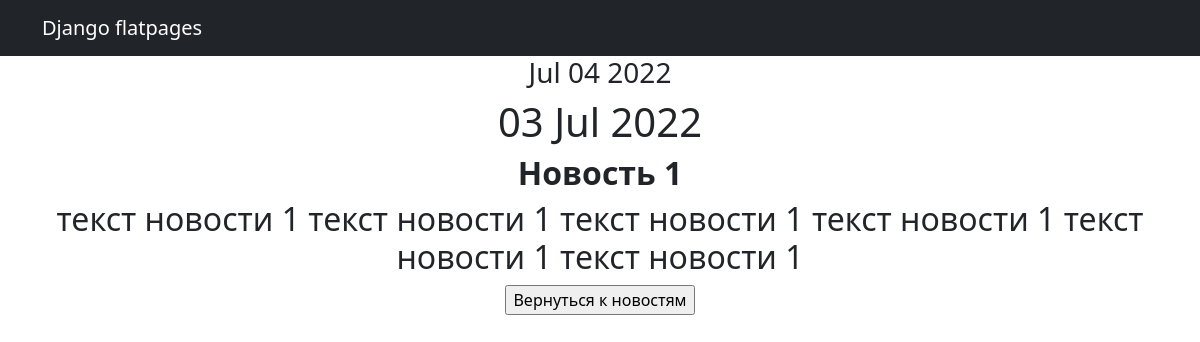
Screenshot of /news/1 with the database file from the repository.
### News/models.py (models this page shows, shortened)
class News(models.Model):
    dateCreation = models.DateTimeField(max_length=10, auto_now_add=True)
    Title = models.CharField(max_length=50, unique=True,)
    Text = models.TextField()
    postType = models.CharField(max_length=16, verbose_name="Тип", choices=[('news', "Новость"), ('article', "Статья")],
                                default='article')
    PostCategory = models.ManyToManyField(Category, through='PostCategory')

### News/views.py (the view)
# urls.py: path('<int:pk>', NewsDetail.as_view(), name='news_detail'),
class NewsDetail(DetailView):
    model = News
    template_name = 'news_item.html'
    context_object_name = 'news_item'

### News/templatetags/custom_tags.py (called while the page is built)
@register.simple_tag()
def current_time(format_string='%b %d %Y'):
    return datetime.utcnow().strftime(format_string)

### templates/news_item.html (shortened to what this page needs)
{% extends 'flatpages/default.html' %}
{% load custom_filter %}
{% load custom_tags %}
{% block content %}
<h3>{% current_time '%b %d %Y' %}</h3>
<h1>{{ news_item.dateCreation|date:'d M Y' }}</h1>
<h2><b>{{ news_item.Title }}</b></h2>
<h2>{{ news_item.Text }}</h2>
<input type="button" onclick="window.location.href = 'http://127.0.0.1:8000/news/';" value="Вернуться к новостям"/>
{% endblock content %}

### rows the page displays
News: dateCreation "03 Jul 2022", Title "Новость 1", Text "текст новости 1 текст новости 1 текст новости 1 текст новости 1 текст новости 1 текст новости 1"
